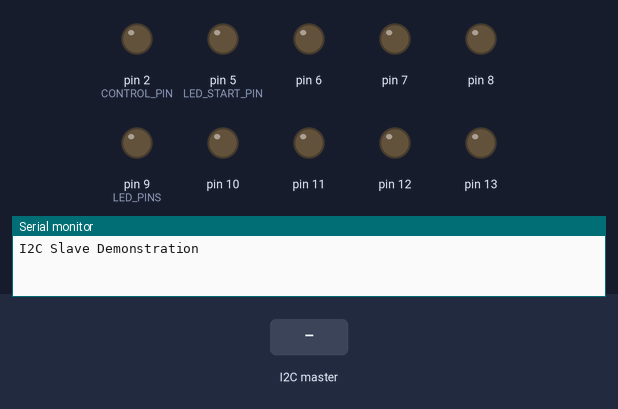
Simulated run of this sketch. Board: Arduino Uno, built with avr-gcc and run on an emulated ATmega328P. Parts: output pins drawn as LEDs (lit = HIGH), the last lines printed to the serial monitor. The test bench sets the inputs (shaded band).

Above: at 1.2 s.
1.3 s: the I2C master sends the byte 1
At 1.6 s:
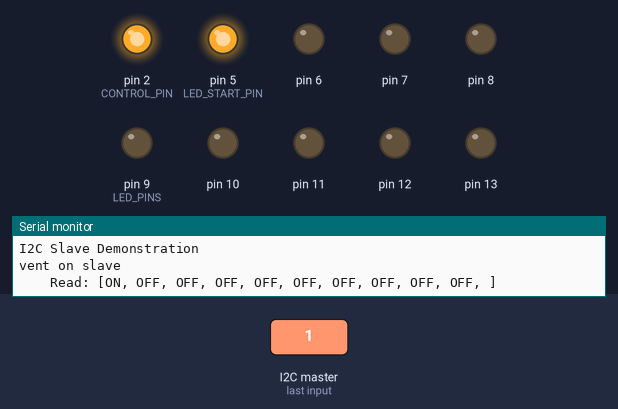
2.8 s: the I2C master sends the byte 0
At 3.9 s:
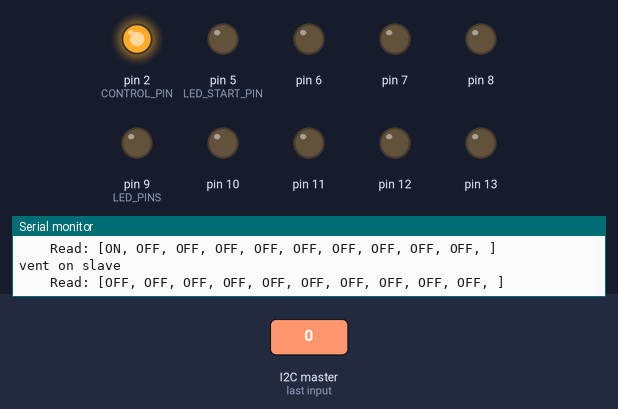
Timing chart, 0 to 5.8 s (numbered marks = the images above; inputs shaded):
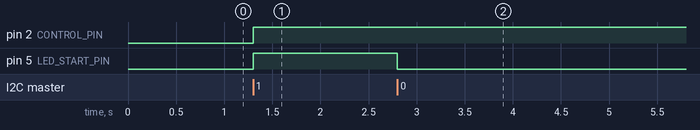

Measured:
- after the input at 1.3 s, pin 2 (CONTROL_PIN), pin 5 (LED_START_PIN): LOW → HIGH at once
- after the input at 2.8 s, pin 5 (LED_START_PIN): HIGH → LOW at once

The sketch:

worker.ino
```cpp
/*
Names: Yanni Speron, Ele Berri, Maaz Iqbal
NetIDs: yspero2@uic.edu, eberr6@uic.edu, miqba4@uic.edu
Project Name: Tic-Tac-Toe-Two
Abstract: Two players play a classic game of tic-tac-toe without any setup or clean up required. Players press buttons to move their cursor to the spot they want, then press the select button. The central game Arduino accepts the button selection and determines the game state. Upon the game ending, the Winner (or Draw) is printed onto the LCD.
*/

// Include Wire.h for I2C communication
#include <Wire.h>

// Define I2C addresses to setup communication
#define SLAVE_START_ADDR 8
// When uploading to Arduino, set this to either 1 or 2
#define SLAVE_OFFSET 1
#define SLAVE_FINAL_ADDR (SLAVE_START_ADDR + SLAVE_OFFSET)

// Define where the LEDs start
#define LED_START_PIN 5
#define CONTROL_PIN 2

// Define Slave answer size
#define LED_PINS 9
#define DATA_SIZE (LED_PINS + 1)

// Initialization code
void setup() {

  // Initialize I2C communications as Slave
  Wire.begin(SLAVE_FINAL_ADDR);

  // Function to run when data requested from master
  Wire.onRequest(requestEvent);

  // Function to run when data received from master
  Wire.onReceive(receiveEvent);

  // Setup Serial Monitor
  Serial.begin(9600);
  Serial.println("I2C Slave Demonstration");

  // Setup all the outpout pins
  pinMode(CONTROL_PIN, OUTPUT);
  for (int i = 0; i < LED_PINS; ++i) {
    pinMode(LED_START_PIN + i, OUTPUT);
  }
}

// Triggered when the controller transmits data to this worker
void receiveEvent() {
  // Read the transmission
  byte receivedTransmission[DATA_SIZE + 1];
  for (int i = 0; i < DATA_SIZE + 1; ++i)
  {
    receivedTransmission[i] = 0;
  }
  int index = 0;
  // Read while data received
  while (0 < Wire.available()) {
    if (index < 10) {
      // Any bytes over the first 10 just ignore
      byte in = Wire.read();
      receivedTransmission[index] = in;
      index++;
    }
    else {
      byte x = Wire.read();
    }
  }

  // Output high to an LED if the byte at that location contains its SLAVE_OFFSET bit (1 or 2)
  for (int i = 0; i < LED_PINS; ++i) {
    if (receivedTransmission[i] & SLAVE_OFFSET) {
      digitalWrite(LED_START_PIN + i, HIGH);
    }
    else {
      digitalWrite(LED_START_PIN + i, LOW);
    }
  }

  // Unused, originally supposed to be for deciding to use controller 1 or 2
  digitalWrite(CONTROL_PIN, HIGH);

  // Output the state to the Serial monitor for debugging
  Serial.println("Receive event on slave " + SLAVE_FINAL_ADDR);
  Serial.print("    Read: [");
  for (int i = 0; i < DATA_SIZE; ++i) {
    if (receivedTransmission[i] == SLAVE_OFFSET) {
      Serial.print("ON, ");
    }
    else {
      Serial.print("OFF, ");
    }
  }
  Serial.println("]");
}

// Triggered when the worker is replying to a request, not currently used anywhere in our code
void requestEvent() {
  // Setup byte variable in the correct size
  byte response[DATA_SIZE];

  // Format answer as array
  for (byte i=0;i<DATA_SIZE;i++) {
    response[i] = 0;
  }

  // Send response back to Master
  Wire.write(response,sizeof(response));

  // Print to Serial Monitor
  Serial.println("Request event from slave " + SLAVE_FINAL_ADDR);
}

// Looping code, we do not need to do anything here
void loop() {
}
```
